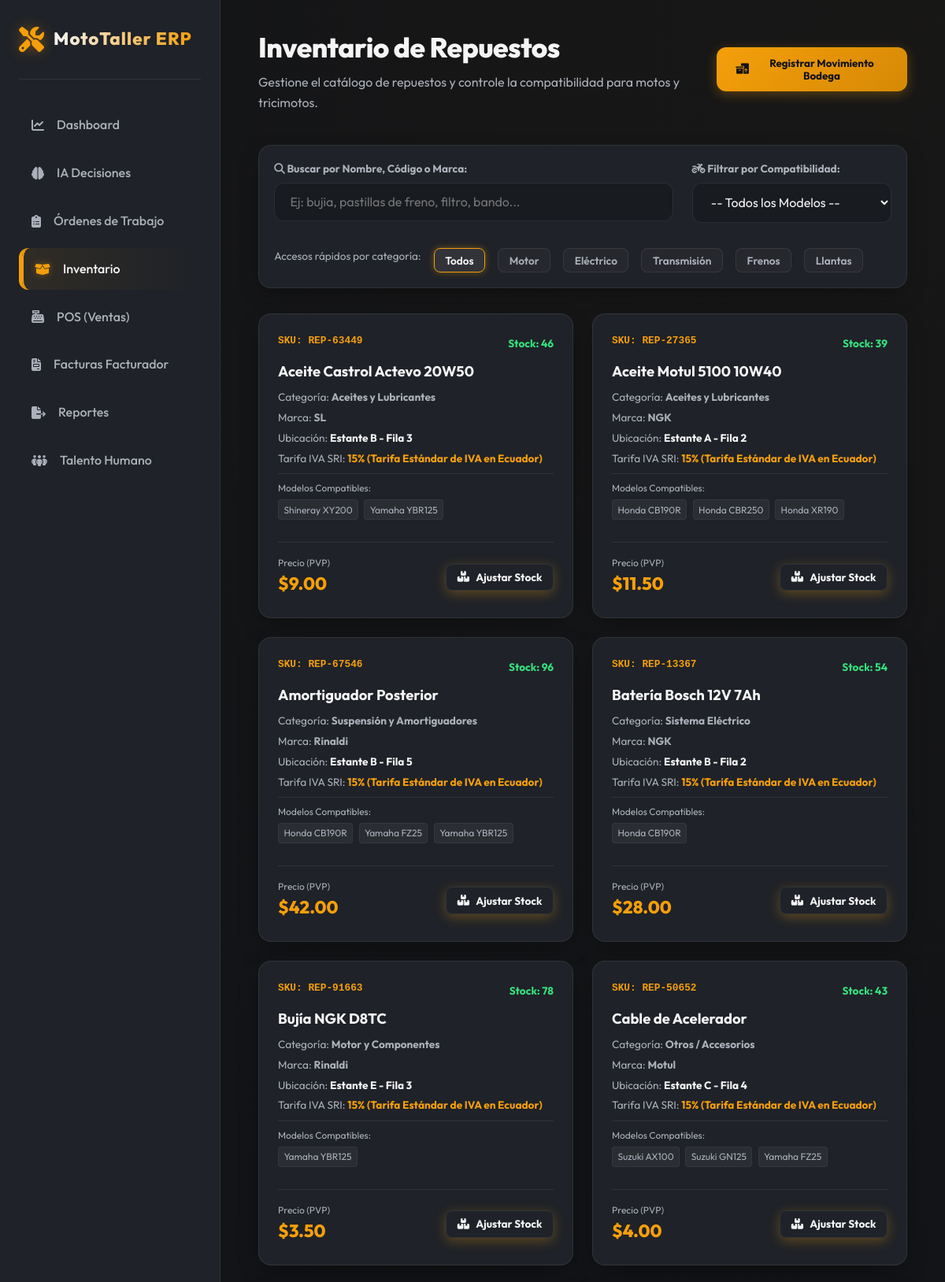
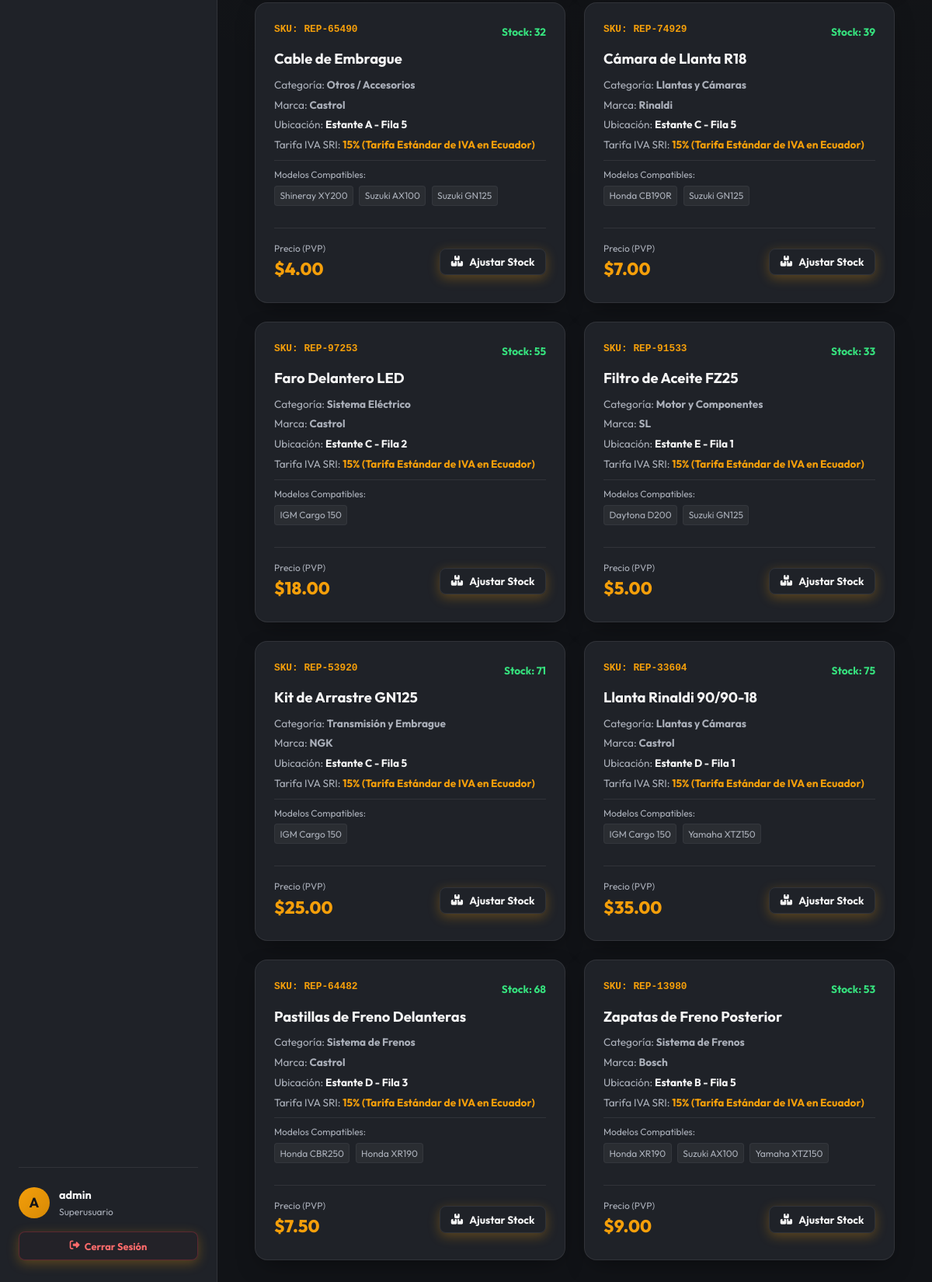
/repuestos/ (signed in), run on the app's committed database (2 pictures, top to bottom).
### taller/models.py (models this page shows, shortened)
class Repuesto(models.Model):
    CATEGORIA_CHOICES = [
        ('MOTOR', 'Motor y Componentes'),
        ('ELECTRICO', 'Sistema Eléctrico'),
        ('TRANSMISION', 'Transmisión y Embrague'),
        ('SUSPENSION', 'Suspensión y Amortiguadores'),
        ('FRENOS', 'Sistema de Frenos'),
        ('CARROCERIA', 'Chasis, Plásticos y Espejos'),
        ('LLANTAS', 'Llantas y Cámaras'),
        ('ACEITES', 'Aceites y Lubricantes'),
        ('VARIOS', 'Otros / Accesorios'),
    ]
    TARIFA_IVA_CHOICES = [
        ('0', '0% (Exento / No Objeto)'),
        ('2', '15% (Tarifa Estándar de IVA en Ecuador)'),
        ('6', 'No aplica IVA'),
    ]
    sku = models.CharField("Código / SKU (Código Principal SRI)", max_length=50, unique=True)
    tarifa_iva = models.CharField("Tarifa IVA SRI", max_length=2, choices=TARIFA_IVA_CHOICES, default='2')
    nombre = models.CharField("Nombre del Repuesto", max_length=150)
    categoria = models.CharField("Categoría", max_length=20, choices=CATEGORIA_CHOICES)
    marca = models.CharField("Marca del Repuesto", max_length=50, blank=True)
    ubicacion = models.CharField("Ubicación (Percha/Estante)", max_length=50, blank=True, help_text="Ej: Estante B - Fila 3")
    stock = models.IntegerField("Stock Actual", default=0)
    stock_minimo = models.IntegerField("Stock Mínimo (Alerta)", default=5)
    precio_compra = models.DecimalField("Precio de Compra", max_digits=10, decimal_places=2, validators=[MinValueValidator(Decimal('0.00'))])
    precio_venta = models.DecimalField("Precio de Venta (PVP)", max_digits=10, decimal_places=2, validators=[MinValueValidator(Decimal('0.00'))])
    aplica_iva = models.BooleanField("Aplica IVA (Obs.)", default=True)
    compatibilidades = models.ManyToManyField(ModeloCompatibilidad, related_name="repuestos", blank=True, verbose_name="Compatible con")
    class Meta:
        verbose_name = "Repuesto"
        verbose_name_plural = "Repuestos"
        ordering = ['nombre']

class ModeloCompatibilidad(models.Model):
    marca = models.CharField("Marca de Moto/Tricimoto", max_length=50)
    modelo = models.CharField("Modelo de Moto/Tricimoto", max_length=50)
    class Meta:
        verbose_name = "Modelo de Compatibilidad"
        verbose_name_plural = "Modelos de Compatibilidad"
        unique_together = ('marca', 'modelo')
        ordering = ['marca', 'modelo']

### taller/views.py (the view, shortened to what this page needs)
        @login_required(login_url='taller:login')
        def _wrapped_view(request, *args, **kwargs):
            if request.user.is_superuser:
                return view_func(request, *args, **kwargs)

### taller/views.py (called while the page is built, shortened)
def role_required(allowed_roles):
    def decorator(view_func):
        @login_required(login_url='taller:login')
        def _wrapped_view(request, *args, **kwargs):
            if request.user.is_superuser:
                return view_func(request, *args, **kwargs)
        return _wrapped_view
    return decorator

@role_required(['BODEGUERO', 'GERENTE'])
def repuesto_list(request):
    repuestos = Repuesto.objects.all().prefetch_related('compatibilidades')
    compatibilidades = ModeloCompatibilidad.objects.all().order_by('marca')
    proveedores = Proveedor.objects.all().order_by('nombre_empresa')
    bajo_stock_items = Repuesto.objects.filter(stock__lte=F('stock_minimo'))
    context = {
        'active_page': 'repuestos',
        'repuestos': repuestos,
        'compatibilidades': compatibilidades,
        'proveedores': proveedores,
        'alertas': bajo_stock_items,
    }
    return render(request, 'taller/repuestos_list.html', context)

### taller/templates/taller/repuestos_list.html (shortened to what this page needs)
{% extends 'taller/base.html' %}
{% block content %}
<div class="header-section">
    <div>
        <h1 class="title-main">Inventario de Repuestos</h1>
        <p class="subtitle-main">Gestione el catálogo de repuestos y controle la compatibilidad para motos y tricimotos.</p>
    </div>
    <div>
        <button onclick="openMovimientoModal(null)" class="btn-premium">
            <i class="fa-solid fa-boxes-packing"></i>
            <span>Registrar Movimiento Bodega</span>
        </button>
    </div>
</div>
<div class="card-premium" style="margin-bottom: 2rem; padding: 1.2rem;">
    <div class="search-filter-box">
        <div>
            <label style="font-size: 0.85rem; font-weight: 700; color: var(--text-muted); display: block; margin-bottom: 0.4rem;">
                <i class="fa-solid fa-magnifying-glass"></i> Buscar por Nombre, Código o Marca:
            </label>
            <input type="text" id="searchInput" class="input-premium" placeholder="Ej: bujia, pastillas de freno, filtro, bando...">
        </div>
        <div>
            <label style="font-size: 0.85rem; font-weight: 700; color: var(--text-muted); display: block; margin-bottom: 0.4rem;">
                <i class="fa-solid fa-motorcycle"></i> Filtrar por Compatibilidad:
            </label>
            <select id="compatFilter" class="input-premium" style="padding-right: 2rem;">
                <option value="ALL">-- Todos los Modelos --</option>
            </select>
        </div>
    </div>
    <div style="display: flex; gap: 1rem; flex-wrap: wrap;">
        <span style="font-size: 0.85rem; color: var(--text-muted);">Accesos rápidos por categoría:</span>
        <button class="btn-category active" data-cat="ALL">Todos</button>
        <button class="btn-category" data-cat="MOTOR">Motor</button>
        <button class="btn-category" data-cat="ELECTRICO">Eléctrico</button>
        <button class="btn-category" data-cat="TRANSMISION">Transmisión</button>
        <button class="btn-category" data-cat="FRENOS">Frenos</button>
        <button class="btn-category" data-cat="LLANTAS">Llantas</button>
    </div>
</div>
<div class="parts-grid" id="partsCatalog">
    {% for repuesto in repuestos %}
    <div class="card-premium part-card"
         data-sku="{{ repuesto.sku|lower }}"
         data-name="{{ repuesto.nombre|lower }}"
         data-brand="{{ repuesto.marca|lower }}"
         data-cat="{{ repuesto.categoria }}"
         data-compats="{% for c in repuesto.compatibilidades.all %}{{ c.id }},{% endfor %}">
        <div>
            <div style="display: flex; justify-content: space-between; align-items: flex-start; margin-bottom: 0.5rem;">
                <span style="font-family: monospace; font-size: 0.8rem; color: var(--primary); font-weight: bold;">SKU: {{ repuesto.sku }}</span>
                <span class="stock-status-pill">
                    {% if repuesto.stock <= 0 %}
                        <span class="stock-alert-pill stock-critico">AGOTADO</span>
                    {% elif repuesto.stock <= repuesto.stock_minimo %}
                        <span class="stock-alert-pill stock-reorden">REORDEN ({{ repuesto.stock }})</span>
                    {% else %}
                        <span style="color: hsl(145, 75%, 55%); font-weight: bold; font-size: 0.85rem;">Stock: {{ repuesto.stock }}</span>
                    {% endif %}
                </span>
            </div>
            <h3 class="part-title">{{ repuesto.nombre }}</h3>
            <div class="part-meta">Categoría: <strong>{{ repuesto.get_categoria_display }}</strong></div>
            <div class="part-meta">Marca: <strong>{{ repuesto.marca|default:"Genérico" }}</strong></div>
            <div class="part-meta">Ubicación: <strong style="color: var(--text-main);">{{ repuesto.ubicacion|default:"Sin asignar" }}</strong></div>
            <div class="part-meta">Tarifa IVA SRI: <strong style="color: var(--primary);">{{ repuesto.get_tarifa_iva_display }}</strong></div>
            {% if repuesto.compatibilidades.all %}
            <div class="compatibility-list">
                <div style="font-size: 0.75rem; color: var(--text-muted); margin-bottom: 0.25rem;">Modelos Compatibles:</div>
                {% for c in repuesto.compatibilidades.all %}
                <span class="compat-tag">{{ c.marca }} {{ c.modelo }}</span>
                {% endfor %}
            </div>
            {% endif %}
        </div>
        <div style="display: flex; justify-content: space-between; align-items: center; margin-top: 1.5rem; border-top: 1px solid var(--border-color); padding-top: 1rem;">
            <div>
                <span style="font-size: 0.75rem; color: var(--text-muted); display: block;">Precio (PVP)</span>
                <span class="part-price">${{ repuesto.precio_venta|floatformat:2 }}</span>
            </div>
            <button onclick="openMovimientoModal('{{ repuesto.id }}', '{{ repuesto.nombre }}')" class="btn-premium btn-secondary-premium" style="padding: 0.45rem 0.85rem; font-size: 0.85rem; border-radius: 8px;">
                <i class="fa-solid fa-boxes-stacked"></i> Ajustar Stock
            </button>
        </div>
    </div>
    {% endfor %}
</div>
{% endblock %}

### taller/templates/taller/base.html (shortened to what this page needs)
{% load static %}
<!DOCTYPE html>
<html lang="es">
<head>
    <link rel="stylesheet" href="https://cdnjs.cloudflare.com/ajax/libs/font-awesome/6.4.0/css/all.min.css">
    <link rel="stylesheet" href="{% static 'taller/css/style.css' %}">
</head>
<body>
    <div class="app-container">
        <aside class="sidebar">
            <div>
                <div class="logo-container">
                    <i class="fa-solid fa-screwdriver-wrench logo-icon"></i>
                    <span class="logo-text">MotoTaller ERP</span>
                </div>
                <nav>
                    <ul class="nav-links">
                        {% if request.user.is_superuser or request.user.perfil_empleado.cargo == 'GERENTE' %}
                        <li class="nav-item {% if active_page == 'dashboard' %}active{% endif %}">
                            <a href="{% url 'taller:dashboard' %}">
                                <i class="fa-solid fa-chart-line"></i>
                                <span>Dashboard</span>
                            </a>
                        </li>
                        <li class="nav-item {% if active_page == 'ia_decisiones' %}active{% endif %}">
                            <a href="{% url 'taller:ia_decisiones' %}">
                                <i class="fa-solid fa-brain"></i>
                                <span>IA Decisiones</span>
                            </a>
                        </li>
                        {% endif %}
                        {% if request.user.is_superuser or request.user.perfil_empleado.cargo == 'GERENTE' or request.user.perfil_empleado.cargo == 'OPERATIVO_RECEPCION' %}
                        <li class="nav-item {% if active_page == 'ordenes' %}active{% endif %}">
                            <a href="{% url 'taller:orden_list' %}">
                                <i class="fa-solid fa-clipboard-list"></i>
                                <span>Órdenes de Trabajo</span>
                            </a>
                        </li>
                        {% endif %}
                        {% if request.user.is_superuser or request.user.perfil_empleado.cargo == 'GERENTE' or request.user.perfil_empleado.cargo == 'BODEGUERO' %}
                        <li class="nav-item {% if active_page == 'repuestos' %}active{% endif %}">
                            <a href="{% url 'taller:repuesto_list' %}">
                                <i class="fa-solid fa-box-open"></i>
                                <span>Inventario</span>
                            </a>
                        </li>
                        {% endif %}
                        {% if request.user.is_superuser or request.user.perfil_empleado.cargo == 'GERENTE' or request.user.perfil_empleado.cargo == 'VENDEDOR' %}
                        <li class="nav-item {% if active_page == 'pos' %}active{% endif %}">
                            <a href="{% url 'taller:pos_console' %}">
                                <i class="fa-solid fa-cash-register"></i>
                                <span>POS (Ventas)</span>
                            </a>
                        </li>
                        <li class="nav-item {% if active_page == 'facturas' %}active{% endif %}">
                            <a href="{% url 'taller:factura_list' %}">
                                <i class="fa-solid fa-file-invoice"></i>
                                <span>Facturas Facturador</span>
                            </a>
                        </li>
                        <li class="nav-item {% if active_page == 'reportes' %}active{% endif %}">
                            <a href="{% url 'taller:reportes' %}">
                                <i class="fa-solid fa-file-export"></i>
                                <span>Reportes</span>
                            </a>
                        </li>
                        {% endif %}
                        {% if request.user.is_superuser or request.user.perfil_empleado.cargo == 'GERENTE' or request.user.perfil_empleado.cargo == 'ADMIN_RRHH' %}
                        <li class="nav-item {% if active_page == 'rrhh' %}active{% endif %}">
                            <a href="{% url 'taller:rrhh_console' %}">
                                <i class="fa-solid fa-people-group"></i>
                                <span>Talento Humano</span>
                            </a>
                        </li>
                        {% endif %}
                    </ul>
                </nav>
            </div>
            <div style="border-top: 1px solid var(--border-color); padding-top: 1.5rem; display: flex; flex-direction: column; gap: 1rem;">
                <div style="display: flex; align-items: center; gap: 0.75rem;">
                    <div style="width: 40px; height: 40px; border-radius: 50%; background: linear-gradient(135deg, var(--primary) 0%, var(--primary-hover) 100%); display: flex; align-items: center; justify-content: center; color: var(--bg-dark); font-weight: bold; font-size: 1.1rem; text-transform: uppercase;">
                        {{ request.user.username|slice:":1" }}
                    </div>
                    <div style="flex-grow: 1; overflow: hidden;">
                        <p style="font-size: 0.9rem; font-weight: 700; white-space: nowrap; overflow: hidden; text-overflow: ellipsis;">{{ request.user.first_name|default:request.user.username }}</p>
                        <p style="font-size: 0.75rem; color: var(--text-muted);">
                            {% if request.user.is_superuser %}
                                Superusuario
                            {% else %}
                                {{ request.user.perfil_empleado.get_cargo_display|default:"Colaborador" }}
                            {% endif %}
                        </p>
                    </div>
                </div>
                <a href="{% url 'taller:logout' %}" class="btn-premium btn-secondary-premium" style="padding: 0.45rem; font-size: 0.8rem; border-radius: 8px; justify-content: center; width: 100%; display: flex; align-items: center; gap: 0.4rem; border-color: rgba(220,53,69,0.3); color: #ff6b6b; background: rgba(220,53,69,0.02);">
                    <i class="fa-solid fa-right-from-bracket"></i>
                    <span>Cerrar Sesión</span>
                </a>
            </div>
        </aside>
        <main class="main-content">
            {% block content %}{% endblock %}
        </main>
    </div>
</body>
</html>

### taller/templates/taller/repuestos_list.html (style rules this page uses)
.btn-category { background-color: rgba(255, 255, 255, 0.03); border: 1px solid var(--border-color); color: var(--text-muted); padding: 0.35rem 0.85rem; border-radius: 8px; font-family: var(--font-main); font-size: 0.85rem; font-weight: 600; cursor: pointer; transition: var(--transition); }
.btn-category:hover, .btn-category.active { color: var(--text-main); background-color: var(--border-color); }
.btn-category.active { border-color: var(--primary); box-shadow: 0 0 8px var(--primary-glow); }

### data on the page
Repuesto: sku "REP-63449", stock "46", nombre "Aceite Castrol Actevo 20W50", categoria "Aceites y Lubricantes", marca "SL", ubicacion "Estante B - Fila 3", tarifa_iva "15% (Tarifa Estándar de IVA en Ecuador)", precio_venta "9.00"
ModeloCompatibilidad: marca "Shineray", modelo "XY200"
ModeloCompatibilidad: marca "Yamaha", modelo "YBR125"
Repuesto: sku "REP-27365", stock "39", nombre "Aceite Motul 5100 10W40", categoria "Aceites y Lubricantes", marca "NGK", ubicacion "Estante A - Fila 2", tarifa_iva "15% (Tarifa Estándar de IVA en Ecuador)", precio_venta "11.50"
ModeloCompatibilidad: marca "Honda", modelo "CB190R"
ModeloCompatibilidad: marca "Honda", modelo "CBR250"
ModeloCompatibilidad: marca "Honda", modelo "XR190"
Repuesto: sku "REP-67546", stock "96", nombre "Amortiguador Posterior", categoria "Suspensión y Amortiguadores", marca "Rinaldi", ubicacion "Estante B - Fila 5", tarifa_iva "15% (Tarifa Estándar de IVA en Ecuador)", precio_venta "42.00"
ModeloCompatibilidad: marca "Yamaha", modelo "FZ25"
Repuesto: sku "REP-13367", stock "54", nombre "Batería Bosch 12V 7Ah", categoria "Sistema Eléctrico", marca "NGK", ubicacion "Estante B - Fila 2", tarifa_iva "15% (Tarifa Estándar de IVA en Ecuador)", precio_venta "28.00"
Repuesto: sku "REP-91663", stock "78", nombre "Bujía NGK D8TC", categoria "Motor y Componentes", marca "Rinaldi", ubicacion "Estante E - Fila 3", tarifa_iva "15% (Tarifa Estándar de IVA en Ecuador)", precio_venta "3.50"
Repuesto: sku "REP-50652", stock "43", nombre "Cable de Acelerador", categoria "Otros / Accesorios", marca "Motul", ubicacion "Estante C - Fila 4", tarifa_iva "15% (Tarifa Estándar de IVA en Ecuador)", precio_venta "4.00"
ModeloCompatibilidad: marca "Suzuki", modelo "AX100"
ModeloCompatibilidad: marca "Suzuki", modelo "GN125"
Repuesto: sku "REP-65490", stock "32", nombre "Cable de Embrague", categoria "Otros / Accesorios", marca "Castrol", ubicacion "Estante A - Fila 5", tarifa_iva "15% (Tarifa Estándar de IVA en Ecuador)", precio_venta "4.00"
Repuesto: sku "REP-74929", stock "39", nombre "Cámara de Llanta R18", categoria "Llantas y Cámaras", marca "Rinaldi", ubicacion "Estante C - Fila 5", tarifa_iva "15% (Tarifa Estándar de IVA en Ecuador)", precio_venta "7.00"
Repuesto: sku "REP-97253", stock "55", nombre "Faro Delantero LED", categoria "Sistema Eléctrico", marca "Castrol", ubicacion "Estante C - Fila 2", tarifa_iva "15% (Tarifa Estándar de IVA en Ecuador)", precio_venta "18.00"
ModeloCompatibilidad: marca "IGM", modelo "Cargo 150"
Repuesto: sku "REP-91533", stock "33", nombre "Filtro de Aceite FZ25", categoria "Motor y Componentes", marca "SL", ubicacion "Estante E - Fila 1", tarifa_iva "15% (Tarifa Estándar de IVA en Ecuador)", precio_venta "5.00"
ModeloCompatibilidad: marca "Daytona", modelo "D200"
Repuesto: sku "REP-53920", stock "71", nombre "Kit de Arrastre GN125", categoria "Transmisión y Embrague", marca "NGK", ubicacion "Estante C - Fila 5", tarifa_iva "15% (Tarifa Estándar de IVA en Ecuador)", precio_venta "25.00"
Repuesto: sku "REP-33604", stock "75", nombre "Llanta Rinaldi 90/90-18", categoria "Llantas y Cámaras", marca "Castrol", ubicacion "Estante D - Fila 1", tarifa_iva "15% (Tarifa Estándar de IVA en Ecuador)", precio_venta "35.00"
ModeloCompatibilidad: marca "Yamaha", modelo "XTZ150"
Repuesto: sku "REP-64482", stock "68", nombre "Pastillas de Freno Delanteras", categoria "Sistema de Frenos", marca "Castrol", ubicacion "Estante D - Fila 3", tarifa_iva "15% (Tarifa Estándar de IVA en Ecuador)", precio_venta "7.50"
Repuesto: sku "REP-13980", stock "53", nombre "Zapatas de Freno Posterior", categoria "Sistema de Frenos", marca "Bosch", ubicacion "Estante B - Fila 5", tarifa_iva "15% (Tarifa Estándar de IVA en Ecuador)", precio_venta "9.00"

### other printed values
{{ request.user.username|slice:":1" }} "A"
{{ request.user.first_name|default:request.user.username }} "admin"
